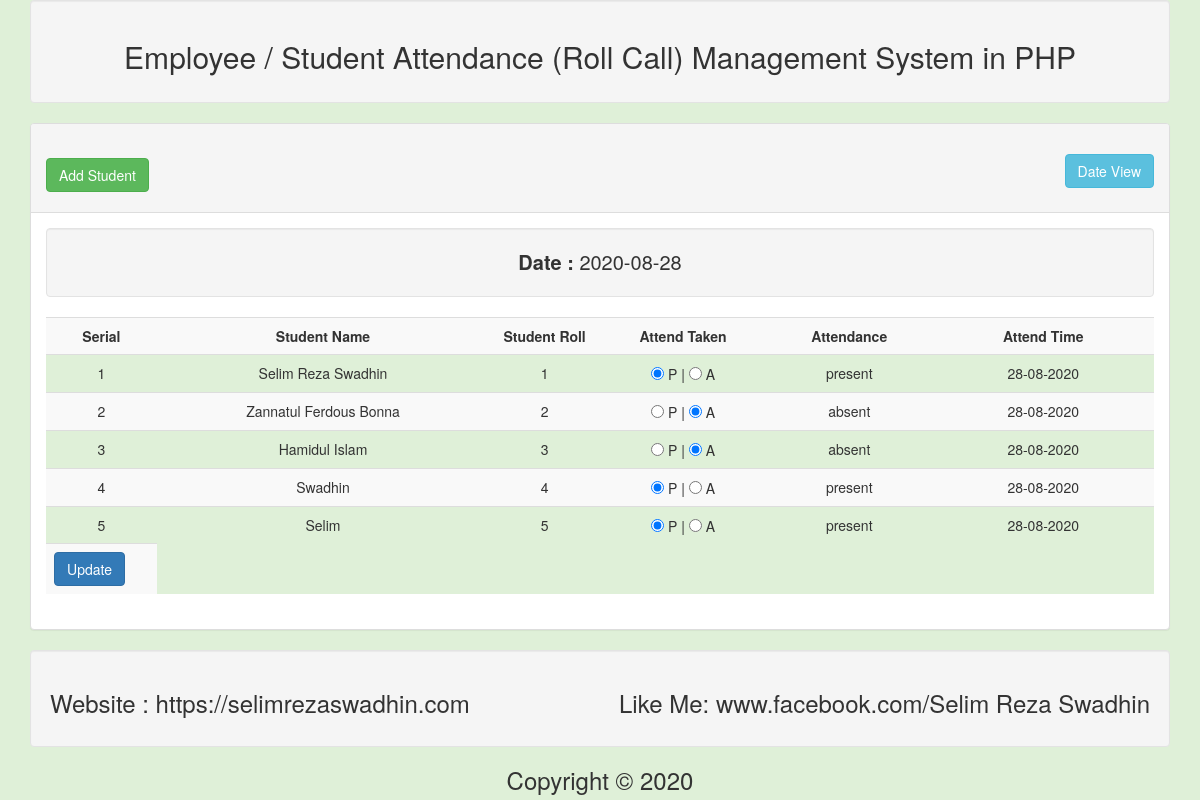
/student_view.php?dt=2020-08-28, run on the app's committed database.
### tables this page shows
CREATE TABLE IF NOT EXISTS `tbl_student` (
  `id` int(11) NOT NULL AUTO_INCREMENT COMMENT 'auto and primary',
  `name` varchar(255) NOT NULL,
  `roll` int(11) NOT NULL COMMENT 'roll is unique',
  PRIMARY KEY (`id`),
  UNIQUE KEY `roll` (`roll`)
);

CREATE TABLE IF NOT EXISTS `tbl_attendance` (
  `id` int(11) NOT NULL AUTO_INCREMENT,
  `roll` int(11) NOT NULL COMMENT 'roll here foreign key',
  `attend` varchar(255) NOT NULL,
  `attend_time` date NOT NULL,
  PRIMARY KEY (`id`)
);

### lib/Database.php (called while the page is built, shortened)
<?php
Class Database{
    public $host   = DB_HOST;
    public $user   = DB_USER;
    public $pass   = DB_PASS;
    public $dbname = DB_NAME;
    public $link;
    private function connectDB(){
        $this->link = new mysqli($this->host, $this->user, $this->pass, $this->dbname);
    }
    public function select($query){
        $result = $this->link->query($query) or die($this->link->error.__LINE__);
        if($result->num_rows > 0){
            return $result;
        } else {
            return false;
        }
    }
}

### lib/Student.php (called while the page is built, shortened)
<?php
$filepath = realpath(dirname(__FILE__));
include_once($filepath . '/Database.php');
?>
<?php
class Student
{
    private $db;
    public function __construct()
    {
        $this->db = new Database();
    }
    public function getAllData($get_date)
    {
        $query = "select tbl_student.name, tbl_attendance.*
                  from tbl_student
                  inner join tbl_attendance
                  on
                  tbl_student.roll = tbl_attendance.roll
                  where attend_time = '$get_date'
                  ";
        $getdata = $this->db->select($query);
        return $getdata;
    }
}

### student_view.php (the view, shortened to what this page needs)
<?php
require_once 'inc/header.php';
require_once 'lib/Database.php';
require_once 'lib/Student.php';
?>
<?php
$stu = new Student();
$get_date = $_GET['dt'];
?>
<div class="panel panel-default">
    <div class="panel-heading">
        <h2>
            <a class="btn btn-success" href="add.php">Add Student</a>
            <a class="btn btn-info pull-right" href="date_view.php">Date View</a>
        </h2>
    </div>
    <div class="panel-body">
        <div class="well text-center" style="font-size: 20px;">
            <strong>Date : </strong><?= $get_date; ?>
        </div>
        <form action="" method="post">
            <table class="table table-striped bg-success">
                <tr>
                    <th class="text-center" width="10%">Serial</th>
                    <th class="text-center" width="30%">Student Name</th>
                    <th class="text-center" width="10%">Student Roll</th>
                    <th class="text-center" width="15%">Attend Taken</th>
                    <th class="text-center" width="15%">Attendance</th>
                    <th class="text-center" width="20%">Attend Time</th>
                </tr>
                <?php
                $get_date = $_GET['dt'];
                $get_student = $stu->getAllData($get_date);
                if ($get_student){
                    $i = 0;
                    while ($value = $get_student->fetch_assoc()){
                        $i++;?>
                        <tr class="text-center">
                            <td><?= $i; ?></td>
                            <td><?= ucwords($value['name']); ?></td>
                            <td><?= $value['roll']; ?></td>
                            <td>
                                <input type="radio" name="attend[<?= $value['roll']; ?>]" value="present" <?php if($value['attend'] == 'present'){echo 'checked';}?> > P |
                                <input type="radio" name="attend[<?= $value['roll']; ?>]" value="absent" <?php if($value['attend'] == 'absent'){echo 'checked';}?>> A
                            </td>
                            <td><?= $value['attend']; ?></td>
                            <td><?= date('d-m-Y', strtotime($value['attend_time'])); ?></td>
                        </tr>
                    <?php }} ?>
                <tr>
                    <td colspan="">
                        <input class="btn btn-primary" type="submit" name="submit" value="Update">
                    </td>
                </tr>
            </table>
        </form>
    </div>
</div>
<?php require_once 'inc/footer.php';

### data on the page
tbl_student: name "Selim Reza Swadhin", tbl_attendance.roll "1", tbl_attendance.attend "present", tbl_attendance.attend_time "28-08-2020"
tbl_attendance: attend "☑"
tbl_student: name "Zannatul Ferdous Bonna", tbl_attendance.roll "2", tbl_attendance.attend "absent", tbl_attendance.attend_time "28-08-2020"
tbl_attendance: attend "☑"
tbl_student: name "Hamidul Islam", tbl_attendance.roll "3", tbl_attendance.attend "absent", tbl_attendance.attend_time "28-08-2020"
tbl_attendance: attend "☑"
tbl_student: name "Swadhin", tbl_attendance.roll "4", tbl_attendance.attend "present", tbl_attendance.attend_time "28-08-2020"
tbl_attendance: attend "☑"
tbl_student: name "Selim", tbl_attendance.roll "5", tbl_attendance.attend "present", tbl_attendance.attend_time "28-08-2020"
tbl_attendance: attend "☑"

### other printed values
$get_date "2020-08-28"
